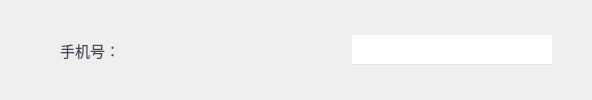
       <widget class="QWidget" name="widget_5" native="true">
        <layout class="QHBoxLayout" name="horizontalLayout_4">
         <property name="leftMargin">
          <number>0</number>
         </property>
         <property name="topMargin">
          <number>0</number>
         </property>
         <property name="rightMargin">
          <number>0</number>
         </property>
         <property name="bottomMargin">
          <number>0</number>
         </property>
         <item>
          <spacer name="horizontalSpacer_5">
           <property name="orientation">
            <enum>Qt::Horizontal</enum>
           </property>
           <property name="sizeHint" stdset="0">
            <size>
             <width>40</width>
             <height>20</height>
            </size>
           </property>
          </spacer>
         </item>
         <item>
          <widget class="QLabel" name="label_5">
           <property name="minimumSize">
            <size>
             <width>100</width>
             <height>30</height>
            </size>
           </property>
           <property name="maximumSize">
            <size>
             <width>100</width>
             <height>30</height>
            </size>
           </property>
           <property name="font">
            <font>
             <family>微软雅黑 Light</family>
             <pointsize>11</pointsize>
            </font>
           </property>
           <property name="styleSheet">
            <string notr="true">color: rgb(67, 69, 85);</string>
           </property>
           <property name="text">
            <string>手机号：</string>
           </property>
           <property name="alignment">
            <set>Qt::AlignCenter</set>
           </property>
          </widget>
         </item>
         <item>
          <widget class="QLabel" name="lblTelephone">
           <property name="minimumSize">
            <size>
             <width>200</width>
             <height>30</height>
            </size>
           </property>
           <property name="maximumSize">
            <size>
             <width>200</width>
             <height>30</height>
            </size>
           </property>
           <property name="font">
            <font>
             <family>微软雅黑 Light</family>
             <pointsize>11</pointsize>
            </font>
           </property>
           <property name="styleSheet">
            <string notr="true">color: rgb(67, 69, 85);</string>
           </property>
           <property name="text">
            <string/>
           </property>
           <property name="alignment">
            <set>Qt::AlignLeading|Qt::AlignLeft|Qt::AlignVCenter</set>
           </property>
          </widget>
         </item>
         <item>
          <widget class="QLineEdit" name="leTelephone">
           <property name="minimumSize">
            <size>
             <width>200</width>
             <height>30</height>
            </size>
           </property>
           <property name="maximumSize">
            <size>
             <width>200</width>
             <height>30</height>
            </size>
           </property>
           <property name="font">
            <font>
             <family>微软雅黑</family>
             <pointsize>11</pointsize>
            </font>
           </property>
           <property name="styleSheet">
            <string notr="true">border: 0px;border-bottom: 1px solid #e3e3e3;
</string>
           </property>
           <property name="alignment">
            <set>Qt::AlignLeading|Qt::AlignLeft|Qt::AlignVCenter</set>
           </property>
          </widget>
         </item>
         <item>
          <spacer name="horizontalSpacer_6">
           <property name="orientation">
            <enum>Qt::Horizontal</enum>
           </property>
           <property name="sizeHint" stdset="0">
            <size>
             <width>40</width>
             <height>20</height>
            </size>
           </property>
          </spacer>
         </item>
        </layout>
       </widget>
